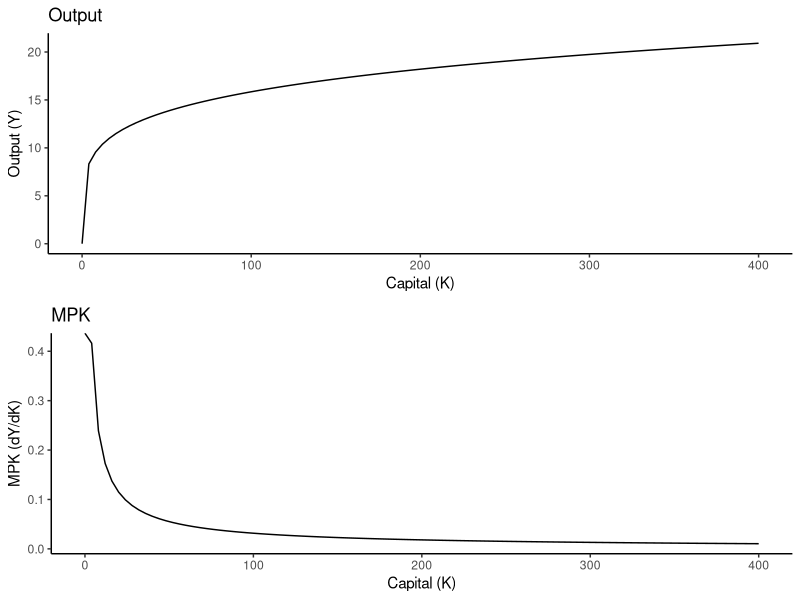
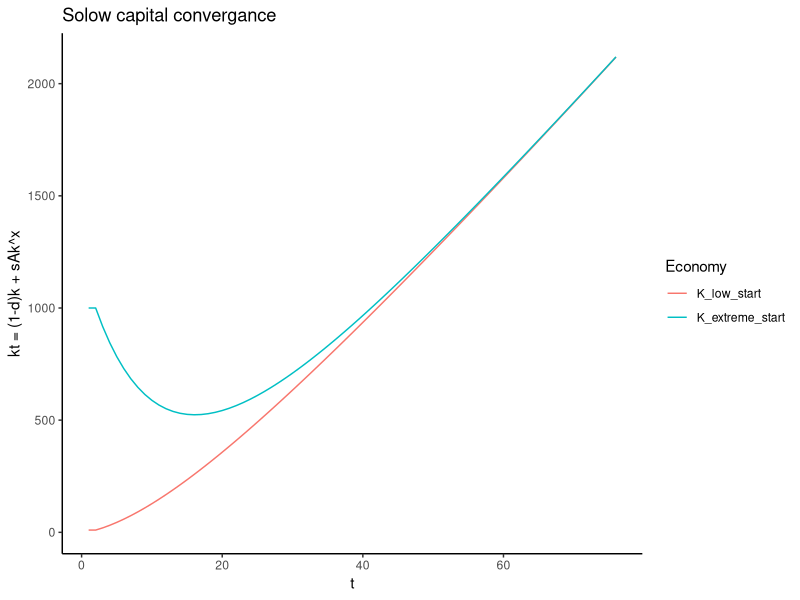

These charts were generated, in order, by the following R code:
#This script replicates the solow model charts shown in the slides for macro lecture 2 12/03/2021

# packages ----------------------------------------------------------------

library(dplyr)
library(ggplot2)
library(gridExtra)
library(reshape2)

# toy data ----------------------------------------------------------------

#capital stock rages from 0 to 400
K <- seq(from = 0, to = 400, by = 4)
#N (labour force) is fixed at 10
N <- rep(10, times = 100)

#x is arbitrarily set to 0.2
x <- 0.2

#merge test data
test_data <- as.data.frame(cbind(K,N))

# simple solow property demonstration  ------------------------------------

#show output assuming Y = K^(x)*N^(1-x)
#marginal product of capital: is first derivative of Y function with respect to K
#FOC = x*K^(x-1)*N^(1-x)
simulated_output <- test_data %>% 
  mutate(output = (K^x)*(N^(1-x)),
         FOC = x*K^(x-1)*N^(1-x)) 

#generate output line
output <- ggplot(simulated_output) +
  geom_line(aes(x = K, y = output )) +
  labs(x = "Capital (K)", y = "Output (Y)", title = "Output") + 
  theme_classic()

#show FOC line
MPK <- ggplot(simulated_output) +
  geom_line(aes(x = K, y = FOC)) +
  labs(x = "Capital (K)", y = "MPK (dY/dK)", title = "MPK") + 
  theme_classic()

#merge
grid.arrange(output,MPK, ncol = 1)
 
# convergence: steady state capital accumulation ---------------------------------------

#its amazing how sensitive the economy is to these parameters!

#set initial exogenous parameters:
depreciation <- 0.1 #this economies machines rust very slowly
savings_rate <- 0.9 #this economy is obsessed with saving
productivity <- 1 #meaningless index of "productivity" - this will rise gradually over time
productivity_growth <- 0.2
x <- 0.1 #this economy is not capital intensive
N <- 10 #N is fixed
experiment_length <- 75 # dont want the experiment to go on forever!

#Evolution of capital is described by:

#K(t+1) = (1 - depreciation)*K + savings_rate*productivity(t)*(K^(x))*(N^(1-x))

#productivity(t + 1) =  productivity(t) + productivity_growth

#to demonstrate convergence we set a couple different starting K
Initial_capital_stock_low <- 10 #K could evolve over time starting at 10
Initial_capital_stock_extreme <- 1000 #imagine that a warehouse full of tractors was sent back to the middle ages...

#run for low K economy

#limit number of repeats due to highly sensitive properties of economy
counter <- 0

while(counter < experiment_length) {
  
  counter <- counter + 1
  
  if(counter == 1) {
    
    K <- Initial_capital_stock_low
    
    K_low_start <- Initial_capital_stock_low
    
  } else {
    
    #exogenous tech growth
    productivity <- productivity + productivity_growth
    
    K <- (1 - depreciation)*K + savings_rate*productivity*(K^(x))*(N^(1-x))
    
  }
  
  K_low_start <- c(K_low_start, K)
  
}

#run for high K economy

#limit number of repeats due to highly sensitive properties of economy
counter <- 0

#initialize productivity
productivity <- 1

while(counter < experiment_length) {
  
  counter <- counter + 1
  
  if(counter == 1) {
    
    K <- Initial_capital_stock_extreme
    
    K_extreme_start <- Initial_capital_stock_extreme
    
  } else {
    
    #exogenous tech growth
    productivity <- productivity + productivity_growth
    
    K <- (1 - depreciation)*K + savings_rate*productivity*(K^(x))*(N^(1-x))
    
  }
  
  K_extreme_start <- c(K_extreme_start, K)
  
}

#merge runs and plot economies

K_convergance_data <- as.data.frame(cbind(K_low_start, K_extreme_start)) %>% 
  mutate(t = row_number()) %>% 
  melt(id.vars = "t") %>% 
  rename("Economy" = variable,
         "kt = (1-d)k + sAk^x" = value)

ggplot(K_convergance_data, aes(y = `kt = (1-d)k + sAk^x`, x = t, colour = Economy)) + 
  geom_line() + 
  labs(title = "Solow capital convergance") + 
  theme_classic() 









